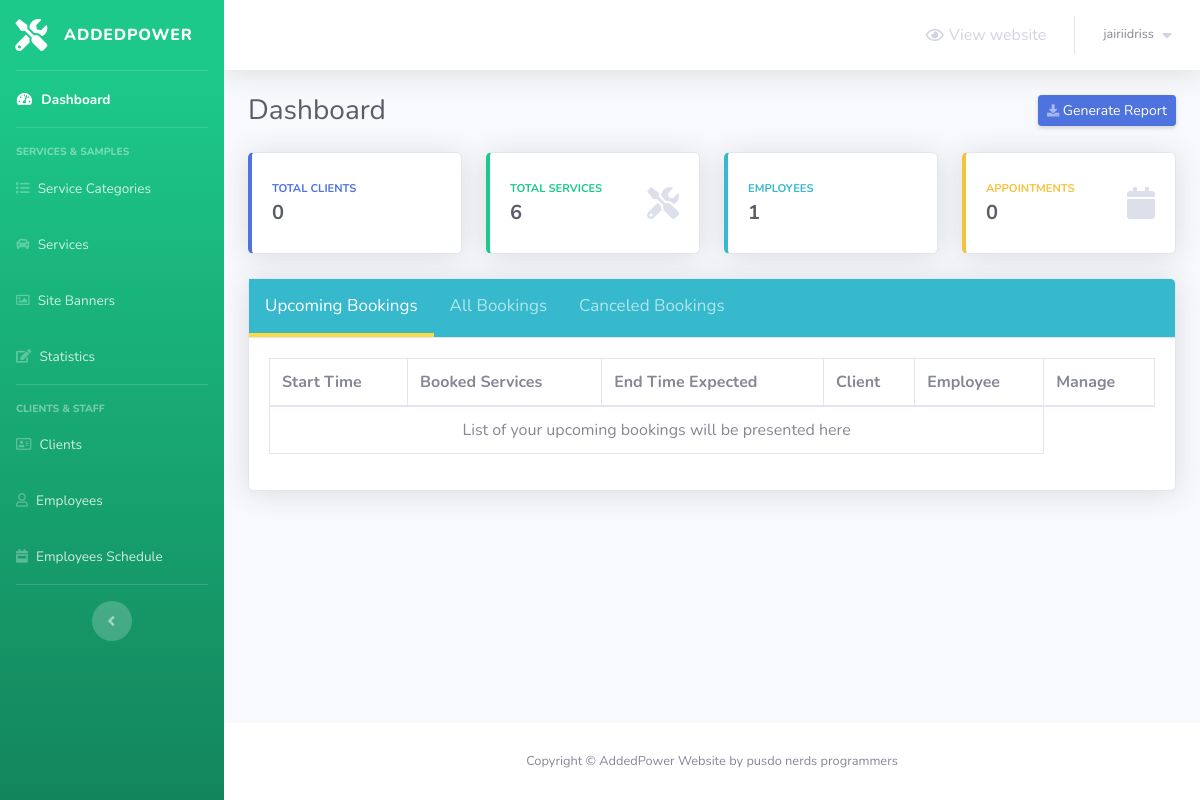
The page /admin/index.php (signed in) on the database as committed earlier.
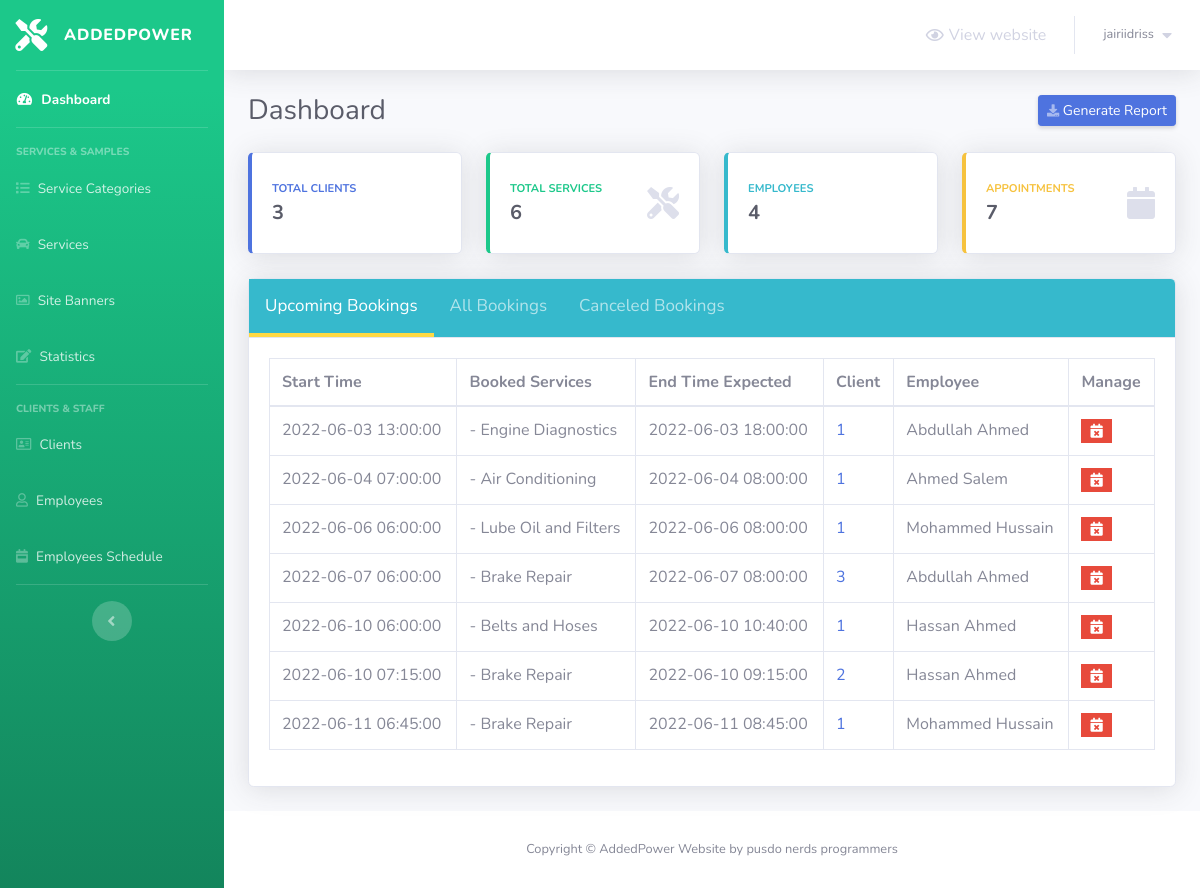
The same page on the database as committed later.
### tables this page shows
CREATE TABLE `appointments` (
  `appointment_id` int(5) NOT NULL,
  `date_created` timestamp NOT NULL DEFAULT '0000-00-00 00:00:00',
  `client_id` int(5) NOT NULL,
  `employee_id` int(2) NOT NULL,
  `start_time` timestamp NOT NULL DEFAULT '0000-00-00 00:00:00',
  `end_time_expected` timestamp NOT NULL DEFAULT '0000-00-00 00:00:00',
  `canceled` tinyint(1) NOT NULL DEFAULT 0,
  `cancellation_reason` text DEFAULT NULL
);

CREATE TABLE `services` (
  `service_id` int(5) NOT NULL,
  `service_name` varchar(50) NOT NULL,
  `service_description` varchar(255) NOT NULL,
  `service_price` decimal(6,2) NOT NULL,
  `service_duration` int(5) NOT NULL,
  `category_id` int(2) NOT NULL
);

CREATE TABLE `clients` (
  `client_id` int(5) NOT NULL,
  `first_name` varchar(30) NOT NULL,
  `last_name` varchar(30) NOT NULL,
  `phone_number` varchar(30) NOT NULL,
  `client_email` varchar(50) NOT NULL
);

CREATE TABLE `employees` (
  `employee_id` int(2) NOT NULL,
  `first_name` varchar(20) NOT NULL,
  `last_name` varchar(20) NOT NULL,
  `phone_number` varchar(30) NOT NULL,
  `email` varchar(50) NOT NULL
);

### admin/Includes/functions/functions.php (called while the page is built, shortened)
<?php
    function countItems($item,$table)
	{
		global $con;
		$stat_ = $con->prepare("SELECT COUNT($item) FROM $table");
		$stat_->execute();
		return $stat_->fetchColumn();
	}

### admin/index.php (the view, shortened to what the changed rows need)
<?php
	if(isset($_SESSION['adminUsername']) && isset($_SESSION['adminPwd']))
	{
        include 'connect.php';
        include 'Includes/functions/functions.php';
        include 'Includes/templates/header.php';
?>
<!DOCTYPE html>
<html lang="en">
<head>
</head>
<body>
	<div class="container-fluid">
		<div class="d-sm-flex align-items-center justify-content-between mb-4">
			<h1 class="h3 mb-0 text-gray-800">Dashboard</h1>
			<a href="#" class="d-none d-sm-inline-block btn btn-sm btn-primary shadow-sm">
				<i class="fas fa-download fa-sm text-white-50"></i>
				Generate Report
			</a>
		</div>
		<div class="row">
			<div class="col-xl-3 col-md-6 mb-4">
				<div class="card border-left-primary shadow h-100 py-2">
					<div class="card-body">
				  		<div class="row no-gutters align-items-center">
							<div class="col mr-2">
					  			<div class="text-xs font-weight-bold text-primary text-uppercase mb-1">
					  				Total Clients
					  			</div>
					  			<div class="h5 mb-0 font-weight-bold text-gray-800"><?php echo countItems("client_id","clients")?></div>
							</div>
							<div class="col-auto">
					  			<i class="bs bs-boy fa-2x text-gray-300"></i>
							</div>
				  		</div>
					</div>
			  	</div>
			</div>
			<div class="col-xl-3 col-md-6 mb-4">
				<div class="card border-left-success shadow h-100 py-2">
					<div class="card-body">
				  		<div class="row no-gutters align-items-center">
							<div class="col mr-2">
					  			<div class="text-xs font-weight-bold text-success text-uppercase mb-1">
					  				Total Services
					  			</div>
					  			<div class="h5 mb-0 font-weight-bold text-gray-800"><?php echo countItems("service_id","services")?></div>
							</div>
							<div class="col-auto">
                                <i class = "fa fa-tools fa-2x text-gray-300"></i>
							</div>
				  		</div>
					</div>
			  	</div>
			</div>
			<div class="col-xl-3 col-md-6 mb-4">
				<div class="card border-left-info shadow h-100 py-2">
					<div class="card-body">
				  		<div class="row no-gutters align-items-center">
							<div class="col mr-2">
					  			<div class="text-xs font-weight-bold text-info text-uppercase mb-1">
					  				Employees
					  			</div>
					  			<div class="row no-gutters align-items-center">
									<div class="col-auto">
						  				<div class="h5 mb-0 mr-3 font-weight-bold text-gray-800"><?php echo countItems("employee_id","employees")?></div>
									</div>
					  			</div>
							</div>
							<div class="col-auto">
					  			<i class="bs bs-man fa-2x text-gray-300"></i>
							</div>
				  		</div>
					</div>
			  	</div>
			</div>
			<div class="col-xl-3 col-md-6 mb-4">
				<div class="card border-left-warning shadow h-100 py-2">
					<div class="card-body">
				  		<div class="row no-gutters align-items-center">
							<div class="col mr-2">
					  			<div class="text-xs font-weight-bold text-warning text-uppercase mb-1">
					  				Appointments
					  			</div>
					  			<div class="h5 mb-0 font-weight-bold text-gray-800"><?php echo countItems("appointment_id","appointments")?></div>
							</div>
							<div class="col-auto">
					  			<i class="fas fa-calendar fa-2x text-gray-300"></i>
							</div>
				 		</div>
					</div>
			  	</div>
			</div>
		</div>
        <div class="card shadow mb-4">
            <div class="card-header tab" style="padding: 0px !important;background: #36b9cc!important">
            	<button class="tablinks active" onclick="openTab(event, 'Upcoming')">
            		Upcoming Bookings
            	</button>
                <button class="tablinks" onclick="openTab(event, 'All')">
                	All Bookings
                </button>
                <button class="tablinks" onclick="openTab(event, 'Canceled')">
                	Canceled Bookings
                </button>
            </div>
            <div class="card-body">
            	<div class="table-responsive">
                	<table class="table table-bordered tabcontent" id="Upcoming" style="display:table" width="100%" cellspacing="0">
                  		<thead>
                                <tr>
                                    <th>
                                        Start Time
                                    </th>
                                    <th>
                                        Booked Services
                                    </th>
                                    <th>
                                        End Time Expected
                                    </th>
                                    <th>
                                        Client
                                    </th>
                                    <th>
                                        Employee
                                    </th>
                                    <th>
                                        Manage
                                    </th>
                                </tr>
                            </thead>
                            <tbody>
                                <?php
                                    $stmt = $con->prepare("SELECT *
                                                    FROM appointments a , clients c
                                                    where start_time >= ?
                                                    and a.client_id = c.client_id
                                                    and canceled = 0
                                                    order by start_time;
                                                    ");
                                    $stmt->execute(array(date('Y-m-d H:i:s')));
                                    $rows = $stmt->fetchAll();
                                    $count = $stmt->rowCount();
                                    if($count == 0)
                                    {
                                        echo "<tr>";
                                            echo "<td colspan='5' style='text-align:center;'>";
                                                echo "List of your upcoming bookings will be presented here";
                                            echo "</td>";
                                        echo "</tr>";
                                    }
                                    else
                                    {
                                        foreach($rows as $row)
                                        {
                                            echo "<tr>";
                                                echo "<td>";
                                                    echo $row['start_time'];
                                                echo "</td>";
                                                echo "<td>";
                                                    $stmtServices = $con->prepare("SELECT service_name
                                                            from services s, services_booked sb
                                                            where s.service_id = sb.service_id
                                                            and appointment_id = ?");
                                                    $stmtServices->execute(array($row['appointment_id']));
                                                    $rowsServices = $stmtServices->fetchAll();
                                                    foreach($rowsServices as $rowsService)
                                                    {
                                                        echo "- ".$rowsService['service_name'];
                                                    }
                                                echo "</td>";
                                                echo "<td>";
                                                    echo $row['end_time_expected'];
                                                echo "</td>";
                                                echo "<td>";
                                                    echo "<a href = #>";
                                                        echo $row['client_id'];
                                                    echo "</a>";
                                                echo "</td>";
                                                echo "<td>";
                                                    $stmtEmployees = $con->prepare("SELECT first_name,last_name
                                                            from employees e, appointments a
                                                            where e.employee_id = a.employee_id
                                                            and a.appointment_id = ?");
                                                    $stmtEmployees->execute(array($row['appointment_id']));
                                                    $rowsEmployees = $stmtEmployees->fetchAll();
                                                    foreach($rowsEmployees as $rowsEmployee)
                                                    {
                                                        echo $rowsEmployee['first_name']." ".$rowsEmployee['last_name'];
                                                    }
                                                echo "</td>";
                                                echo "<td>";
                                                	$cancel_data = "cancel_appointment_".$row["appointment_id"];
                                               		?>
                                               		<ul class="list-inline m-0">
                                                        <li class="list-inline-item" data-toggle="tooltip" title="Cancel Appointment">
                                                            <button class="btn btn-danger btn-sm rounded-0" type="button" data-toggle="modal" data-target="#<?php echo $cancel_data; ?>" data-placement="top">
                                                                <i class="fas fa-calendar-times"></i>
                                                            </button>
                                                        </li>
                                                    </ul>
                                               		<?php
                                                echo "</td>";
                                            echo "</tr>";
                                        }
                                    }
                                ?>
                            </tbody>
                	</table>
              	</div>
            </div>
        </div>
	</div>
</body>
</html>
<?php
		include 'Includes/templates/footer.php';
	}
	else
    {
    	header('Location: login.php');
        exit();
    }
?>

Rows that differ between the two databases and show on the page:
added appointments: start_time "2022-06-03 13:00:00", end_time_expected "2022-06-03 18:00:00", client.client_id "1"
now on this page (row unchanged): services: service_name "Engine Diagnostics", shown under "2022-06-03 13:00:00"
now on this page (row edited): employees: first_name "Abdullah", last_name "Ahmed"
added appointments: start_time "2022-06-04 07:00:00", end_time_expected "2022-06-04 08:00:00", client.client_id "1"
now on this page (row unchanged): services: service_name "Air Conditioning", shown under "2022-06-04 07:00:00"
added employees: first_name "Ahmed", last_name "Salem", shown under "2022-06-04 07:00:00"
added appointments: start_time "2022-06-06 06:00:00", end_time_expected "2022-06-06 08:00:00", client.client_id "1"
now on this page (row unchanged): services: service_name "Lube Oil and Filters", shown under "2022-06-06 06:00:00"
added employees: first_name "Mohammed", last_name "Hussain"
added appointments: start_time "2022-06-07 06:00:00", end_time_expected "2022-06-07 08:00:00", client.client_id "3"
now on this page (row unchanged): services: service_name "Brake Repair"
added appointments: start_time "2022-06-10 06:00:00", end_time_expected "2022-06-10 10:40:00", client.client_id "1"
now on this page (row unchanged): services: service_name "Belts and Hoses", shown under "2022-06-10 06:00:00"
added employees: first_name "Hassan", last_name "Ahmed"
added appointments: start_time "2022-06-10 07:15:00", end_time_expected "2022-06-10 09:15:00", client.client_id "2"
added appointments: start_time "2022-06-11 06:45:00", end_time_expected "2022-06-11 08:45:00", client.client_id "1"
Other text that changed with them:
countItems("client_id","clients"): "0" → "3"
countItems("employee_id","employees"): "1" → "4"
countItems("appointment_id","appointments"): "0" → "7"
text no longer shown: "List of your upcoming bookings will be presented here"
